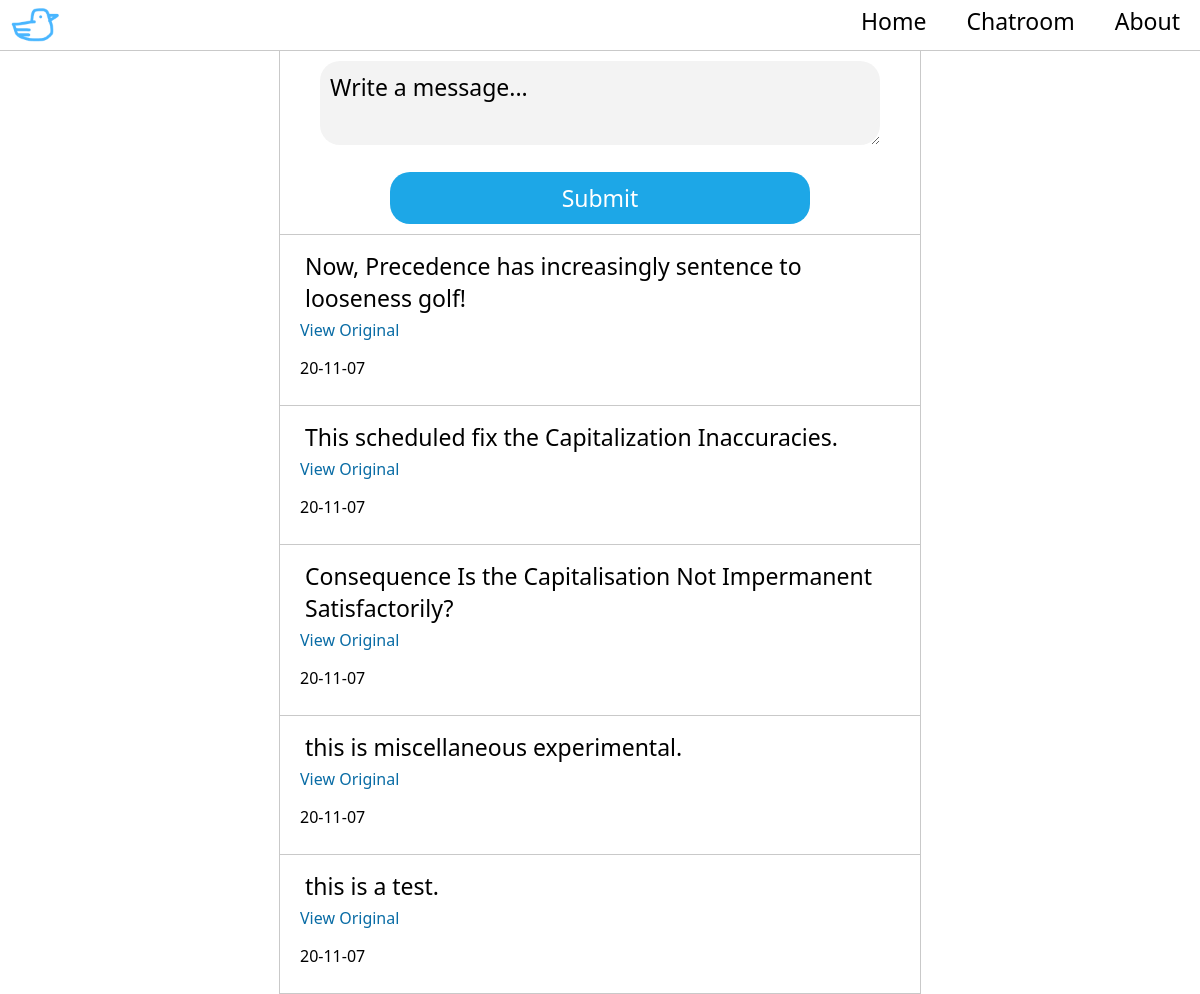
Page /chat on the committed database.
### app.py (models this page shows, shortened)
class Post(db.Model):
    id = db.Column(db.Integer, primary_key=True)
    content = db.Column(db.String(140), index=True, unique=False)
    original = db.Column(db.String(140), index=True, unique=False)
    timestamp = db.Column(db.String(64), index=True, unique=False)

### app.py (the view, shortened to what this page needs)
@app.route('/chat',methods=['GET','POST'])
def chat():
    posts = get_posts()
    return render_template('chatroom.html',posts=posts)

### app.py (called while the page is built)
def get_posts():
    posts = Post.query.all()
    return posts[::-1]

### templates/chatroom.html (shortened to what this page needs)
<!DOCTYPE html>
<html>
    <head>
        <link rel=stylesheet href=static/style.css type=text/css>
    </head>
    <body>
        <nav>
            <img src=static/logo.png width=50px>
            <a href='/about'>About</a>
            <a href='/chat'>Chatroom</a>
            <a href='/'>Home</a>
        </nav>
        <div id = messageContainer>
            <div class=card style='text-align:center;'>
                <form method=POST>
                    <textarea name='text'>Write a message...</textarea>
                    <br><br>
                    <input type=submit id=submitSynonym value='Submit'>
                </form>
            </div>
            <br>
            {% for post in posts %}
            <div class=card>
                <p class=message>{{post.content}}</p>
                <a class='tweet-link' onclick='document.getElementById("{{post.id}}").style="block";'>View Original</a>
                <p class=handle>{{post.timestamp}}</p>
            </div>
            <br>
            {% endfor %}
        </div>
    </body>
</html>

### static/style.css (style rules this page uses)
html,body { padding:0; margin:0; font-family: "Segoe UI", Arial, Helvetica, sans-serif; }
nav { background-color:white; position:sticky; top:0; border-bottom:1px solid rgb(201, 201, 201); width:100%; display:block; }
nav img { vertical-align:middle; padding-left:10px; }
nav > a { font-size:23px; padding-top:5px; padding-left:20px; padding-right:20px; float:right; color:black; text-decoration:none; }
#messageContainer { text-align:center; }
.card { display:inline-block; width:50%; max-width:600px; border:1px solid rgb(201, 201, 201); border-top:none; text-align:left; padding:10px; padding-left:20px; padding-right:20px; }
.card .message { font-size:23px; margin:5px; }
.tweet-link { color:rgb(9, 108, 165); text-decoration:none; }
textarea { font-family: "Segoe UI", Arial, Helvetica, sans-serif; font-size:23px; border-radius:20px; border:none; background-color:rgb(243, 243, 243); padding:10px; width:90%; }
#submitSynonym { border-radius:20px; border:none; padding:10px; font-size:23px; font-family: "Segoe UI", Arial, Helvetica, sans-serif; background-color:rgb(29, 167, 231); color:white; width:70%; text-align:center; }

### rows in the picture
Post: content "Now, Precedence has increasingly sentence to looseness golf!", timestamp "20-11-07"
Post: content "This scheduled fix the Capitalization Inaccuracies.", timestamp "20-11-07"
Post: content "Consequence Is the Capitalisation Not Impermanent Satisfactorily?", timestamp "20-11-07"
Post: content "this is miscellaneous experimental.", timestamp "20-11-07"
Post: content "this is a test.", timestamp "20-11-07"
